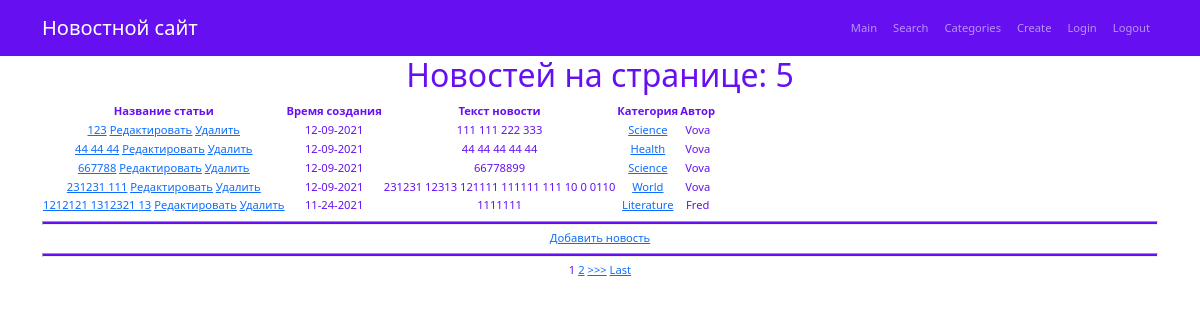
The page /news/ on the database as committed earlier.
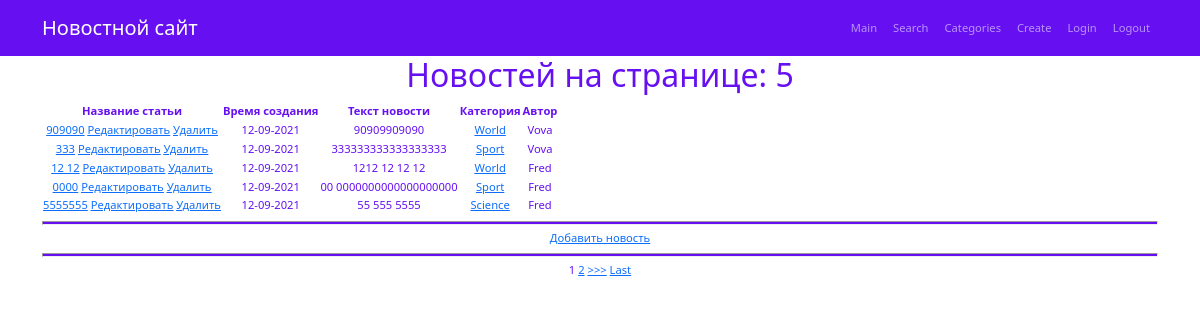
The same page on the database as committed later.
### newsapp/models.py (models this page shows, shortened)
class News(models.Model):
    news_author = models.ForeignKey(Author, on_delete=models.CASCADE)
    news_create_time = models.DateTimeField(auto_now_add=True)
    news_text = models.TextField(default="None")
    name = models.CharField(
        max_length=100,
        unique=True,  # названия не должны повторяться
    )
    category = models.ForeignKey(
        to='Category',
        on_delete=models.CASCADE,
        related_name='all_news',  # все новости в категории будут доступны через поле news
    )

class Category(models.Model):
    name = models.CharField(max_length=100, unique=True)  # названия категорий тоже не должны повторяться
    subscribers = models.ManyToManyField(User, blank=True)

class Author(models.Model):
    author_user = models.OneToOneField(User, on_delete = models.CASCADE)
    author_rate = models.IntegerField(default=0)

### newsapp/views.py (the view, shortened to what this page needs)
# urls.py: path('', NewsList.as_view()),
class NewsList(ListView):
    model = News  # указываем модель, объекты которой мы будем выводить
    template_name = 'news.html'  # указываем имя шаблона, в котором будет лежать HTML, в котором будут все инструкции о том, как именно пользователю должны вывестись наши объекты
    context_object_name = 'all_news'  # это имя списка, в котором будут лежать все объекты, его надо указать, чтобы обратиться к самому списку объектов через HTML-шаблон
    ordering = ['-news_create_time']
    paginate_by = 5  # поставим постраничный вывод в один элемент
    form_class = NewsForm  # добавляем форм класс, чтобы получать доступ к форме через метод POST
    def get_context_data(self, **kwargs):  # забираем отфильтрованные объекты переопределяя метод get_context_data у наследуемого класса (привет, полиморфизм, мы скучали!!!)
        context = super().get_context_data(**kwargs)
        context['filter'] = NewsFilter(self.request.GET, queryset=self.get_queryset())  # вписываем наш фильтр в контекст
        context['categories'] = Category.objects.all()
        context['form'] = NewsForm()
        return context

### newsapp/templatetags/custom_filters.py (called while the page is built)
@register.filter(name='cenzor')  # регистрируем наш фильтр под именем multiply, чтоб django понимал, что это именно фильтр, а не простая функция
def cenzor(value):  # первый аргумент здесь это то значение, к которому надо применить фильтр, второй аргумент — это аргумент фильтра, т. е. примерно следующее будет в шаблоне value|multiply:arg
    VOC = ['хуй', 'хуев', 'пизд', 'ебать', 'бляд']
    for i in VOC:
        value = value.replace(i, i[0] + '*' * (len(i) - 2) + i[len(i) - 1:])
    return value

### templates/news.html (shortened to what this page needs)
{% extends 'flatpages/default.html' %}
{% load custom_filters %}
{% block content %}
    <h1>Новостей на странице: {{ all_news|length }}</h1>
    {% if all_news %}
        <table>
        <thead>
            <th>
              <b> Название статьи </b>
            </th>
            <th>
               <b> Время создания </b>
            </th>
            <th>
                <b> Текст новости </b>
            </th>
            <th>
               <b> Категория </b>
            </th>
            <th>
               <b> Автор </b>
            </th>
        </thead>
            {% for news in all_news %}
            <tr>
            <td>
                <a href="{% url 'news_detail' news.id %}">{{ news.name|cenzor }}</a>
                <a href="{% url 'news_create' news.id %}"><u>Редактировать</u></a>
                <a href="{% url 'news_delete' news.id %}"><u> Удалить </u></a>
            </td>
            <td>
               {{ news.news_create_time|date:'m-d-Y' }}
            </td>
            <td>
               {{ news.news_text|cenzor|truncatechars:50 }}
            </td>
             <td>
               <a href="{% url 'category_detail' news.category.id %}">{{ news.category.name }}</a>
            </td>
            <td>
              {{ news.news_author.author_user.username }}
            </td>
            </tr>
        {% endfor %}
        </table>
        <hr>
        <a href="{% url 'news_create' %}">Добавить новость</a> <br>
        <hr>
      {% if is_paginated %}
            {% for num in page_obj.paginator.page_range %}
                {% if page_obj.number == num %}
                    <a>{{ num }}</a>
                {% elif num > page_obj.number|add:'-2' and num < page_obj.number|add:'2' %}
                    <a href="?page={{ num }}">{{ num }}</a>
                {% endif %}
            {% endfor %}
            {% if page_obj.has_next %}
                <a href="?page={{ page_obj.next_page_number }}">>>></a>
                <a href="?page={{ page_obj.paginator.num_pages }}">Last</a>
            {% endif %}
        {% endif %}
    {% endif %}
{% endblock content %}

Rows that differ between the two databases and show on the page:
no longer on this page (row unchanged): News: name|cenzor "123", news_create_time "12-09-2021", news_text|cenzor "111 111 222 333", category.name "Science", news_author.author_user.username "Vova"
no longer on this page (row unchanged): News: name|cenzor "44 44 44", news_create_time "12-09-2021", news_text|cenzor "44 44 44 44 44", category.name "Health", news_author.author_user.username "Vova"
no longer on this page (row unchanged): News: name|cenzor "667788", news_create_time "12-09-2021", news_text|cenzor "66778899", category.name "Science", news_author.author_user.username "Vova"
no longer on this page (row unchanged): News: name|cenzor "231231 111", news_create_time "12-09-2021", news_text|cenzor "231231 12313 121111 111111 111 10 0 0110", category.name "World", news_author.author_user.username "Vova"
no longer on this page (row unchanged): News: name|cenzor "1212121 1312321 13", news_create_time "11-24-2021", news_text|cenzor "1111111", category.name "Literature", news_author.author_user.username "Fred"
added News: name|cenzor "909090", news_create_time "12-09-2021", news_text|cenzor "90909909090", category.name "World", news_author.author_user.username "Vova"
added News: name|cenzor "333", news_create_time "12-09-2021", news_text|cenzor "333333333333333333", category.name "Sport", news_author.author_user.username "Vova"
added News: name|cenzor "12 12", news_create_time "12-09-2021", news_text|cenzor "1212 12 12 12", category.name "World", news_author.author_user.username "Fred"
added News: name|cenzor "0000", news_create_time "12-09-2021", news_text|cenzor "00 0000000000000000000", category.name "Sport", news_author.author_user.username "Fred"
added News: name|cenzor "5555555", news_create_time "12-09-2021", news_text|cenzor "55 555 5555", category.name "Science", news_author.author_user.username "Fred"
